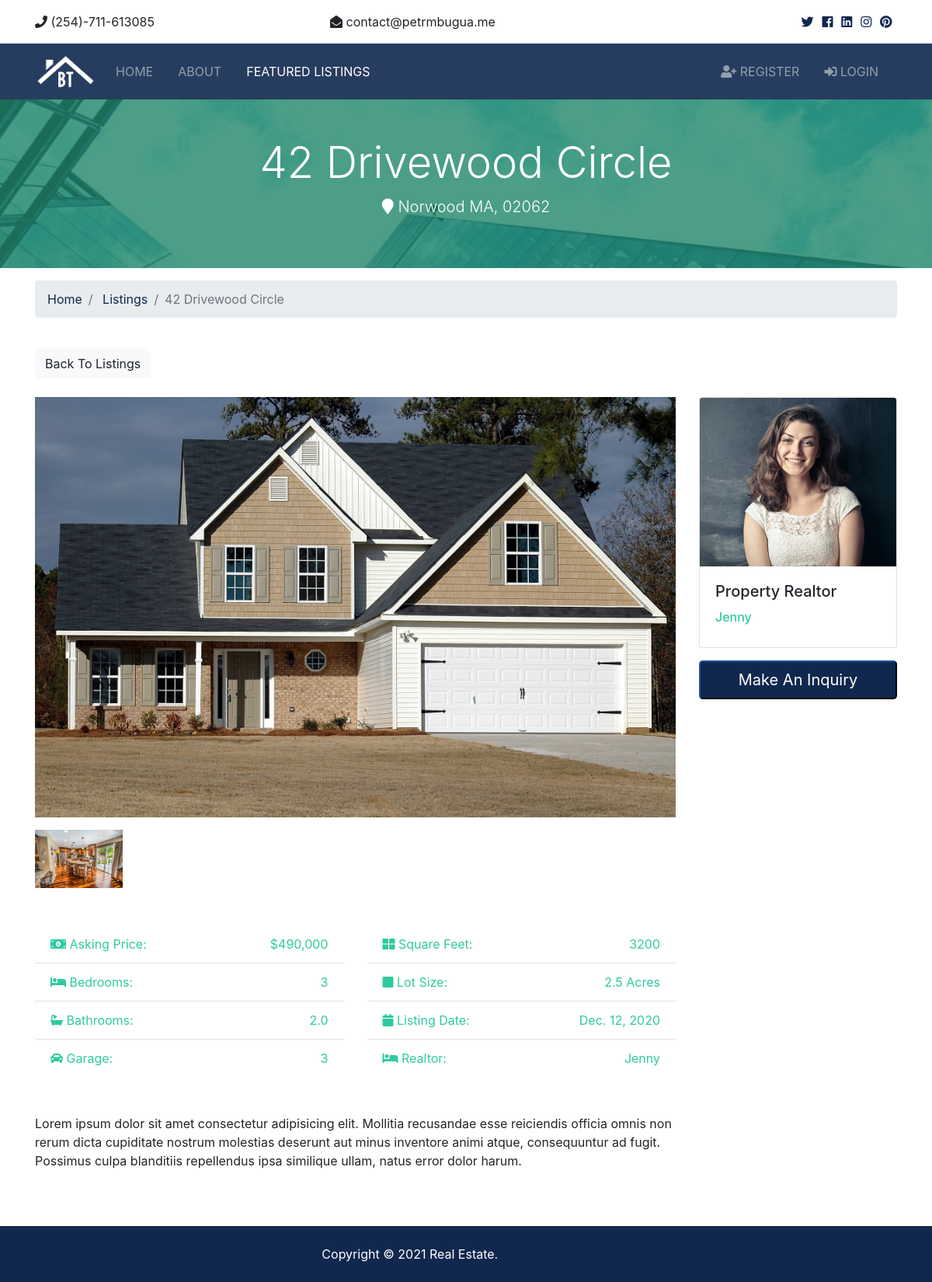
Page /listings/1 on the committed database.
### listings/models.py (models this page shows, shortened)
class Listing(models.Model):
    realtor = models.ForeignKey(Realtor, on_delete=models.DO_NOTHING)
    title = models.CharField(max_length=200)
    address = models.CharField(max_length=200)
    city = models.CharField(max_length=100)
    state = models.CharField(max_length=100)
    zipcode = models.CharField(max_length=20)
    description = models.TextField(blank=True)
    price = models.IntegerField()
    bedrooms = models.IntegerField()
    bathrooms = models.DecimalField(max_digits=2, decimal_places=1)
    garage = models.IntegerField(default=0)
    sqft = models.IntegerField()
    lot_size = models.DecimalField(max_digits=5, decimal_places=1)
    photo_main = models.ImageField(upload_to='photos/%Y/%m/%d/', blank=True)
    photo_1 = models.ImageField(upload_to='photos/%Y/%m/%d/', blank=True)
    photo_2 = models.ImageField(upload_to='photos/%Y/%m/%d/', blank=True)
    photo_3 = models.ImageField(upload_to='photos/%Y/%m/%d/', blank=True)
    photo_4 = models.ImageField(upload_to='photos/%Y/%m/%d/', blank=True)
    photo_5 = models.ImageField(upload_to='photos/%Y/%m/%d/', blank=True)
    photo_6 = models.ImageField(upload_to='photos/%Y/%m/%d/', blank=True)
    is_published = models.BooleanField(default=True)
    list_date = models.DateField(default=datetime.now, blank=True)

### realtors/models.py (models this page shows)
class Realtor(models.Model):
    name = models.CharField(max_length=200)
    photo = models.ImageField(upload_to='photos/%Y/%m/%d/')
    description = models.TextField(blank=True)
    phone = models.CharField(max_length=20)
    email = models.CharField(max_length=50)
    is_mvp = models.BooleanField(default=False)
    hire_date = models.DateTimeField(default=datetime.now, blank=True)
    def __str__(self):
        return self.name

### listings/views.py (the view)
# urls.py: path('<int:listing_id>', views.listing, name='listing'),
def listing(request, listing_id):
    listing = get_object_or_404(Listing, pk=listing_id)
    context = {
        'listing': listing
    }
    return render(request, 'listings/listing.html', context)

### templates/listings/listing.html (shortened to what this page needs)
{% extends 'base.html' %}
{% load humanize %}
{% block content %}
<section id="showcase-inner" class="py-5 text-white">
    <div class="container">
      <div class="row text-center">
        <div class="col-md-12">
          <h1 class="display-4">{{ listing.title }}</h1>
          <p class="lead">
            <i class="fas fa-map-marker"></i> {{ listing.city }} {{ listing.state }}, {{ listing.zipcode }}</p>
        </div>
      </div>
    </div>
  </section>
 <section id="bc" class="mt-3">
    <div class="container">
      <nav>
        <ol class="breadcrumb">
          <li class="breadcrumb-item">
            <a href="{% url 'index' %}">Home</a>
          </li>
          <li class="breadcrumb-item">
            <a href="{% url 'listings' %}">Listings</a>
          </li>
          <li class="breadcrumb-item active">{{ listing.title }}</li>
        </ol>
      </nav>
    </div>
  </section>
  <section id="listing" class="py-4">
    <div class="container">
      <a href="{% url 'listings' %}" class="btn btn-light mb-4">Back To Listings</a>
      <div class="row">
        <div class="col-md-9">
          <img src="{{ listing.photo_main.url}}" alt="" class="img-main img-fluid mb-3">
          <div class="row mb-5 thumbs">
            {% if listing.photo_1 %}
            <div class="col-md-2">
              <a href="{{ listing.photo_1.url }}" data-lightbox="home-images">
                <img src="{{ listing.photo_1.url }}" alt="" class="img-fluid">
              </a>
            </div>
            {% endif %}
          </div>
          <div class="row mb-5 fields">
            <div class="col-md-6">
              <ul class="list-group list-group-flush">
                <li class="list-group-item text-secondary">
                  <i class="fas fa-money-bill-alt"></i> Asking Price:
                  <span class="float-right">${{ listing.price | intcomma }}</span>
                </li>
                <li class="list-group-item text-secondary">
                  <i class="fas fa-bed"></i> Bedrooms:
                  <span class="float-right">{{ listing.bedrooms }}</span>
                </li>
                <li class="list-group-item text-secondary">
                  <i class="fas fa-bath"></i> Bathrooms:
                  <span class="float-right">{{ listing.bathrooms }}</span>
                </li>
                <li class="list-group-item text-secondary">
                  <i class="fas fa-car"></i> Garage:
                  <span class="float-right">{{ listing.garage }}
                  </span>
                </li>
              </ul>
            </div>
            <div class="col-md-6">
              <ul class="list-group list-group-flush">
                <li class="list-group-item text-secondary">
                  <i class="fas fa-th-large"></i> Square Feet:
                  <span class="float-right">{{ listing.sqft }}</span>
                </li>
                <li class="list-group-item text-secondary">
                  <i class="fas fa-square"></i> Lot Size:
                  <span class="float-right">{{ listing.lot_size }} Acres
                  </span>
                </li>
                <li class="list-group-item text-secondary">
                  <i class="fas fa-calendar"></i> Listing Date:
                  <span class="float-right">{{ listing.list_date }}</span>
                </li>
                <li class="list-group-item text-secondary">
                  <i class="fas fa-bed"></i> Realtor:
                  <span class="float-right">{{ listing.realtor }}
                  </span>
                </li>
              </ul>
            </div>
          </div>
          <div class="row mb-5">
            <div class="col-md-12">
                {{ listing.description }}
            </div>
          </div>
        </div>
        <div class="col-md-3">
          <div class="card mb-3">
            <img class="card-img-top" src="{{ listing.realtor.photo.url }}" alt="Seller of the month">
            <div class="card-body">
              <h5 class="card-title">Property Realtor</h5>
              <h6 class="text-secondary">{{ listing.realtor }}</h6>
            </div>
          </div>
          <button class="btn-primary btn-block btn-lg" data-toggle="modal" data-target="#inquiryModal">Make An Inquiry</button>
        </div>
      </div>
    </div>
  </section>
{% endblock %}

### real/static/css/all.css (style rules this page uses)
.fa, .fas, .far, .fal, .fab { -moz-osx-font-smoothing: grayscale; -webkit-font-smoothing: antialiased; display: inline-block; font-style: normal; font-variant: normal; text-rendering: auto; line-height: 1; }
.fa-bath:before { content: "\f2cd"; }
.fa-bed:before { content: "\f236"; }
.fa-calendar:before { content: "\f133"; }
.fa-car:before { content: "\f1b9"; }
.fa-map-marker:before { content: "\f041"; }
.fa-money-bill-alt:before { content: "\f3d1"; }
.fa-square:before { content: "\f0c8"; }
.fa-th-large:before { content: "\f009"; }
.fa, .fas { font-family: 'Font Awesome 5 Free'; font-weight: 900; }

### real/static/css/style.css (style rules this page uses)
img { width: 100%; }
#showcase-inner { background-image: url('../img/building.jpg') ; background-position: center; background-repeat: no-repeat; background-size: cover; background-attachment: fixed; position: relative; overflow: hidden; min-height: 200px; }
#showcase-inner::before { content: ''; position: absolute; top: 0; left: 0; min-height: 100%; width: 100%; background: rgba(32, 134, 107, 0.8); }

### rows in the picture
Listing: title "42 Drivewood Circle", city "Norwood", state "MA", zipcode "02062", photo_main (picture), photo_1 (picture), price "490,000", bedrooms "3", bathrooms "2.0", garage "3", sqft "3200", lot_size "2.5", list_date "Dec. 12, 2020", realtor "Jenny", description "Lorem ipsum dolor sit amet consectetur adipisicing elit. Mollitia recusandae esse reiciendis officia omnis non rerum dicta cupiditate nostrum molestias deserunt aut minus inventore animi atque, consequuntur ad fugit. Possimus culpa blanditiis repellendus ipsa similique ullam, natus error dolor harum.", realtor.photo (picture)
